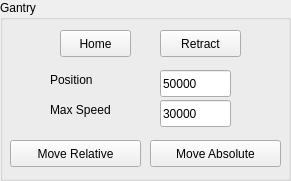
       <widget class="QGroupBox" name="stepperGroupBox">
        <property name="geometry">
         <rect>
          <x>10</x>
          <y>230</y>
          <width>291</width>
          <height>181</height>
         </rect>
        </property>
        <property name="title">
         <string>Gantry</string>
        </property>
        <widget class="QPushButton" name="stepperHomeButton">
         <property name="geometry">
          <rect>
           <x>60</x>
           <y>30</y>
           <width>71</width>
           <height>27</height>
          </rect>
         </property>
         <property name="text">
          <string>Home</string>
         </property>
        </widget>
        <widget class="QLabel" name="positionLabel">
         <property name="geometry">
          <rect>
           <x>50</x>
           <y>70</y>
           <width>71</width>
           <height>20</height>
          </rect>
         </property>
         <property name="text">
          <string>Position</string>
         </property>
        </widget>
        <widget class="QPushButton" name="stepperMovePositionRelativeButton">
         <property name="geometry">
          <rect>
           <x>10</x>
           <y>140</y>
           <width>131</width>
           <height>27</height>
          </rect>
         </property>
         <property name="text">
          <string>Move Relative</string>
         </property>
        </widget>
        <widget class="QPushButton" name="stepperRetractButton">
         <property name="geometry">
          <rect>
           <x>160</x>
           <y>30</y>
           <width>81</width>
           <height>27</height>
          </rect>
         </property>
         <property name="text">
          <string>Retract</string>
         </property>
        </widget>
        <widget class="QLineEdit" name="stepperPositionLineEdit">
         <property name="geometry">
          <rect>
           <x>160</x>
           <y>70</y>
           <width>71</width>
           <height>27</height>
          </rect>
         </property>
         <property name="text">
          <string>50000</string>
         </property>
        </widget>
        <widget class="QPushButton" name="stepperMovePositionAbsoluteButton">
         <property name="geometry">
          <rect>
           <x>150</x>
           <y>140</y>
           <width>131</width>
           <height>27</height>
          </rect>
         </property>
         <property name="text">
          <string>Move Absolute</string>
         </property>
        </widget>
        <widget class="QLineEdit" name="stepperMaxSpeedLineEdit">
         <property name="geometry">
          <rect>
           <x>160</x>
           <y>100</y>
           <width>71</width>
           <height>27</height>
          </rect>
         </property>
         <property name="text">
          <string>30000</string>
         </property>
        </widget>
        <widget class="QLabel" name="maxSpeedLabel">
         <property name="geometry">
          <rect>
           <x>50</x>
           <y>100</y>
           <width>91</width>
           <height>20</height>
          </rect>
         </property>
         <property name="text">
          <string>Max Speed</string>
         </property>
        </widget>
       </widget>
